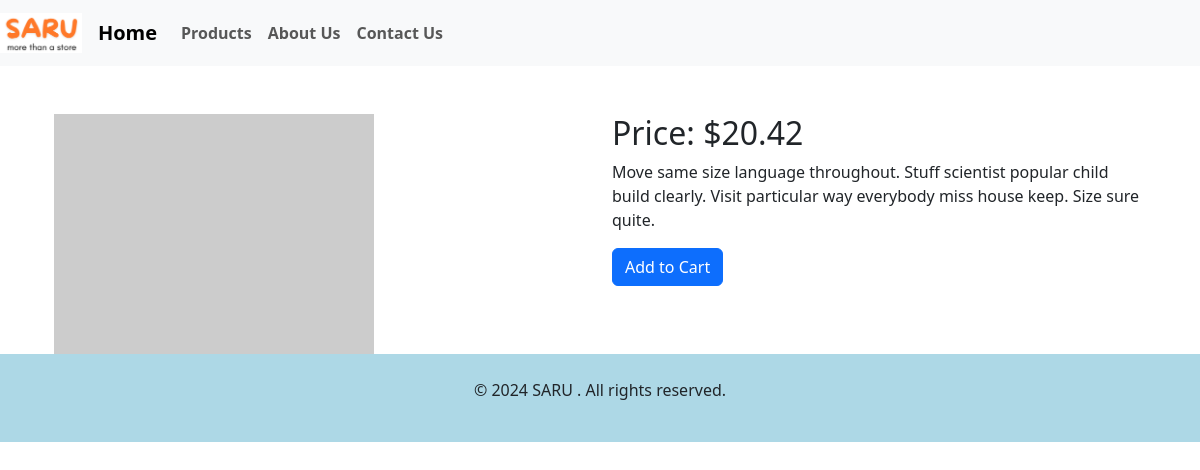
Page /product/503/ on the committed database.
### store/models.py (models this page shows, shortened)
class Product(models.Model):
    title = models.CharField(max_length=255)
    description = models.TextField()
    price = models.DecimalField(max_digits=10, decimal_places=2)
    image_url = models.URLField(max_length=500, blank=True, null=True)
    featured = models.BooleanField(default=False)
    created_at = models.DateTimeField(auto_now_add=True)

### store/views.py (the view)
# urls.py: path('product/<int:product_id>/', views.product_detail, name='product_detail'),
def product_detail(request, product_id):
    product = get_object_or_404(Product, id=product_id)
    return render(request, 'store/product_detail.html', {'product': product})

### store/templates/store/product_detail.html (shortened to what this page needs)
{% extends 'store/base.html' %}
{% block content %}
<div class="container mt-5">
    <div class="row">
        <div class="col-md-6">
            <img src="{{ product.image_url }}" class="img-fluid" alt="{{ product.name }}">
        </div>
        <div class="col-md-6">
            <h2>Price: ${{ product.price }}</h2>
            <p>{{ product.description }}</p>
            <a href="#" class="btn btn-primary">Add to Cart</a>
        </div>
    </div>
</div>
{% endblock %}

### rows in the picture
Product: price "20.42", description "Move same size language throughout. Stuff scientist popular child build clearly. Visit particular way everybody miss house keep. Size sure quite."
